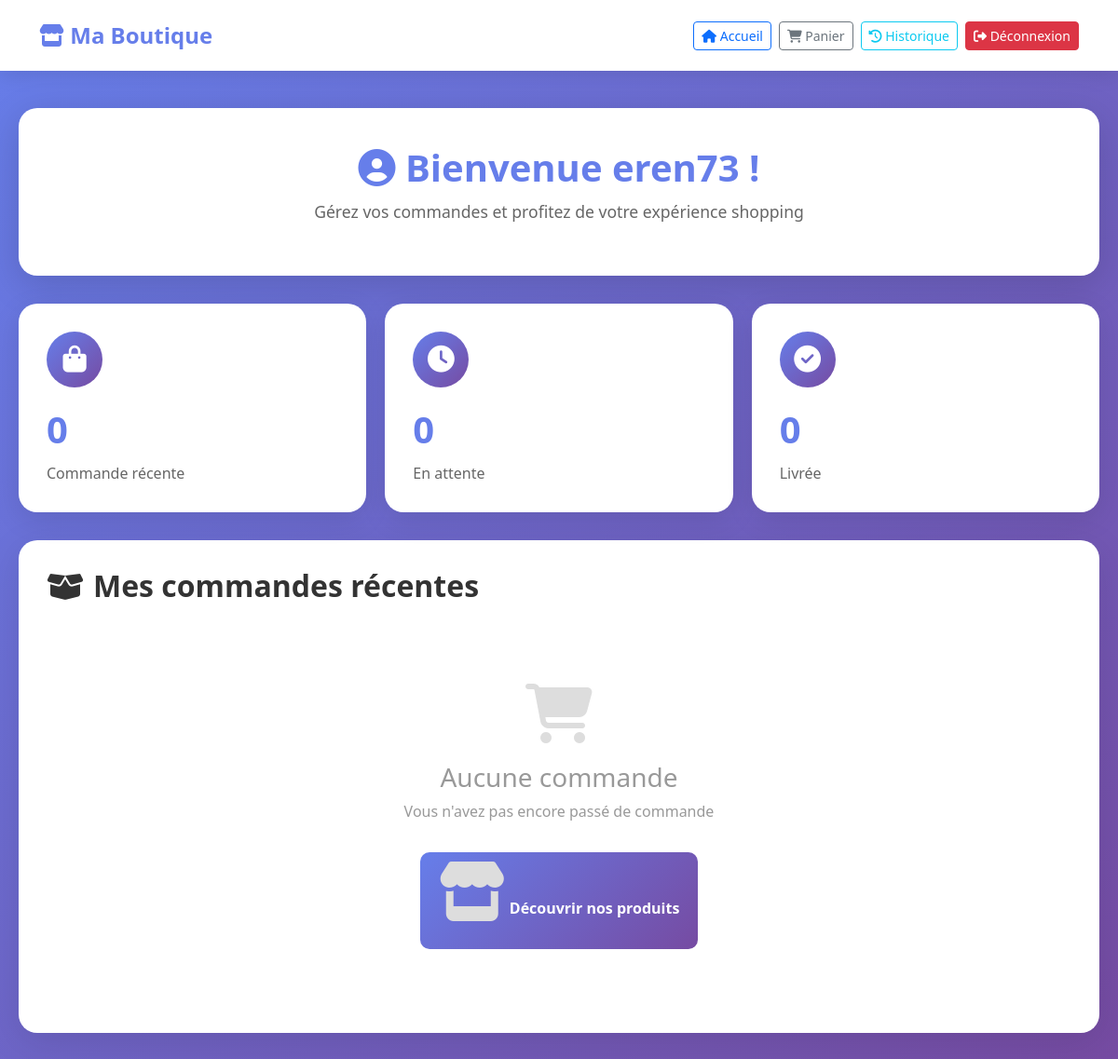
The app's page /accounts/customer/dashboard/ (signed in), older data.
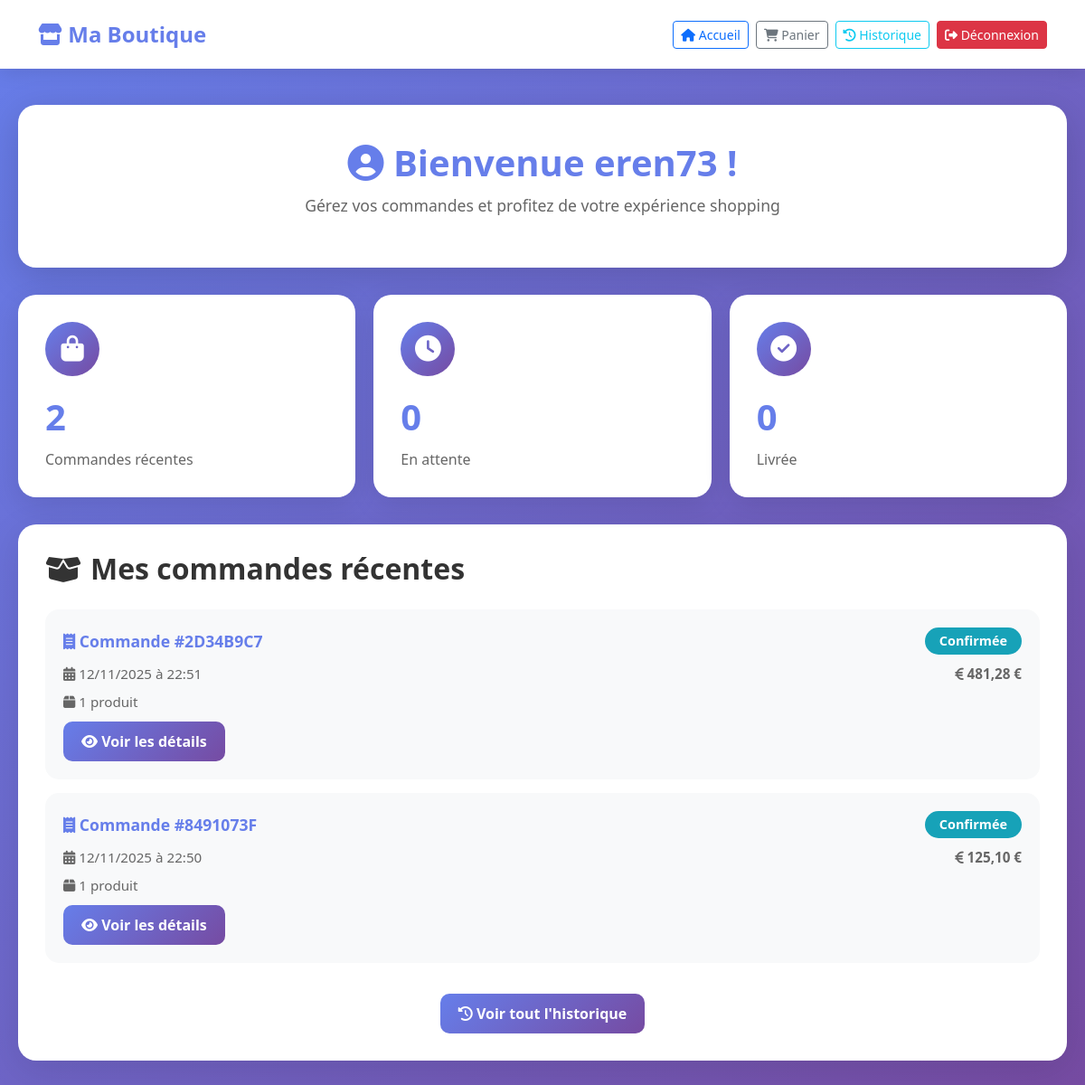
The same page, newer data.
### orders/models.py (models this page shows, shortened)
class Order(models.Model):
    STATUS_CHOICES = [
        ('pending', 'En attente'),
        ('confirmed', 'Confirmée'),
        ('processing', 'En traitement'),
        ('shipped', 'Expédiée'),
        ('delivered', 'Livrée'),
        ('cancelled', 'Annulée'),
    ]
    customer = models.ForeignKey(User, on_delete=models.CASCADE, related_name='orders', verbose_name="Client")
    order_number = models.CharField(max_length=20, unique=True, verbose_name="Numéro de commande")
    status = models.CharField(max_length=20, choices=STATUS_CHOICES, default='pending', verbose_name="Statut")
    total_amount = models.DecimalField(max_digits=10, decimal_places=2, verbose_name="Montant total")
    shipping_address = models.TextField(verbose_name="Adresse de livraison")
    shipping_city = models.CharField(max_length=100, verbose_name="Ville de livraison")
    shipping_phone = models.CharField(max_length=20, verbose_name="Téléphone de livraison")
    created_at = models.DateTimeField(auto_now_add=True)
    updated_at = models.DateTimeField(auto_now=True)
    delivered_at = models.DateTimeField(null=True, blank=True, verbose_name="Date de livraison")
    class Meta:
        verbose_name = "Commande"
        verbose_name_plural = "Commandes"
        ordering = ['-created_at']

### accounts/views.py (the view)
# urls.py: path('customer/dashboard/', views.dashboard_customer, name='dashboard_customer'),
@login_required
def dashboard_customer(request):
    orders = Order.objects.filter(customer=request.user).order_by('-created_at')[:5]
    all_orders = Order.objects.filter(customer=request.user)
    pending_count = all_orders.filter(status='pending').count()
    delivered_count = all_orders.filter(status='delivered').count()
    cart = None
    try:
        cart = Cart.objects.get(user=request.user)
    except Cart.DoesNotExist:
        pass
    context = {
        'orders': orders,
        'cart': cart,
        'pending_count': pending_count,
        'delivered_count': delivered_count,
    }
    return render(request, 'accounts/dashboard_customer.html', context)

### accounts/templates/accounts/dashboard_customer.html (shortened to what the changed rows need)
{% load static %}
<!DOCTYPE html>
<html lang="fr">
<head>
    <link href="https://cdn.jsdelivr.net/npm/bootstrap@5.3.2/dist/css/bootstrap.min.css" rel="stylesheet">
    <link href="https://cdnjs.cloudflare.com/ajax/libs/font-awesome/6.4.0/css/all.min.css" rel="stylesheet">
</head>
<body>
<div class="dashboard-container">
    <div class="welcome-card">
        <h1><i class="fas fa-user-circle"></i> Bienvenue {{ user.username }} !</h1>
    </div>
    <div class="stats-grid">
        <div class="stat-card">
            <div class="stat-icon">
                <i class="fas fa-shopping-bag"></i>
            </div>
            <div class="stat-value">{{ orders.count }}</div>
            <div class="stat-label">Commande{% if orders.count > 1 %}s{% endif %} récente{% if orders.count > 1 %}s{% endif %}</div>
        </div>
    </div>
    <div class="orders-card">
        <h2>
            <i class="fas fa-box-open"></i>
            Mes commandes récentes
        </h2>
        {% if orders %}
            {% for order in orders %}
            <div class="order-card">
                <div class="order-header">
                    <span class="order-number">
                        <i class="fas fa-receipt"></i> Commande #{{ order.order_number }}
                    </span>
                    <span class="badge
                        {% if order.status == 'pending' %}pending
                        {% elif order.status == 'confirmed' %}confirmed
                        {% elif order.status == 'processing' %}processing
                        {% elif order.status == 'shipped' %}shipped
                        {% elif order.status == 'delivered' %}delivered
                        {% elif order.status == 'cancelled' %}cancelled
                        {% endif %}">
                        {{ order.get_status_display }}
                    </span>
                </div>
                <div class="order-details">
                    <span><i class="fas fa-calendar-alt"></i> {{ order.created_at|date:"d/m/Y à H:i" }}</span>
                    <span><i class="fas fa-euro-sign"></i> <strong>{{ order.total_amount }} €</strong></span>
                </div>
                <div class="order-details mt-2">
                    <span><i class="fas fa-box"></i> {{ order.items.count }} produit{% if order.items.count > 1 %}s{% endif %}</span>
                </div>
                <a href="{% url 'order_detail_customer' order.pk %}" class="btn btn-view">
                    <i class="fas fa-eye"></i> Voir les détails
                </a>
            </div>
            {% endfor %}
            <div class="text-center mt-4">
                <a href="{% url 'order_history' %}" class="btn btn-view">
                    <i class="fas fa-history"></i> Voir tout l'historique
                </a>
            </div>
        {% else %}
            <div class="empty-state">
                <i class="fas fa-shopping-cart"></i>
                <h3>Aucune commande</h3>
                <p>Vous n'avez pas encore passé de commande</p>
                <a href="{% url 'home' %}" class="btn btn-view mt-3">
                    <i class="fas fa-store"></i> Découvrir nos produits
                </a>
            </div>
        {% endif %}
    </div>
</div>
</body>
</html>

Row changes from the older to the newer data that the page shows:
added Order: order_number "2D34B9C7", status "Confirmée", created_at "12/11/2025 à 22:51", total_amount "481,28", items.count "1"
added Order: order_number "8491073F", status "Confirmée", created_at "12/11/2025 à 22:50", total_amount "125,10", items.count "1"
Text that changed along with them:
{{ orders.count }}: "0" → "2"
text no longer shown: "Aucune commande Vous n'avez pas encore passé de commande Découvrir nos produits"
text now shown: "s s Voir tout l'historique"
